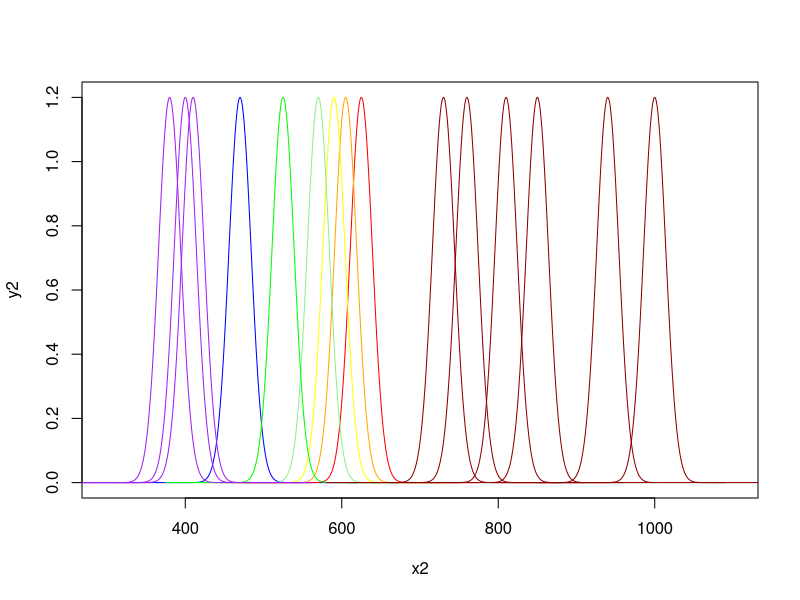

Here is the R script that generated this plot:
# grafco de distribuição de espectro de leds

#plot("n",asp=1)

n <- seq(-150, 150, 0.1)

gaussian <- function(sigma)
{
  y = 1.2*exp(-n^2/sigma)
}

# red
x1 = n + 625
y1 = gaussian(400)

# orange
x3 = n + 605
y3 = gaussian(400)

# yellow
x4 = n + 590
y4 = gaussian(400)

# yellow green
x5 = n + 570
y5 = gaussian(400)

# green
x6 = n + 525
y6 = gaussian(400)

# blue
x2 = n + 470
y2 = gaussian(400)

# UV
x7 = n + 380
y7 = gaussian(400)
x8 = n + 400
y8 = gaussian(400)
x9 = n + 410
y9 = gaussian(400)

# IR
x10 = n + 730
y10 = gaussian(400)
x11 = n + 760
y11 = gaussian(400)
x12 = n + 810
y12 = gaussian(400)
x13 = n + 850
y13 = gaussian(400)
x14 = n + 940
y14 = gaussian(400)
x15 = n + 1000
y15 = gaussian(400)

plot(y2 ~ x2,col='blue',xlim=c(300,1100),type="l")
lines(y1~x1,col='red')
lines(y3~x3,col='orange')
lines(y4~x4,col='yellow')
lines(y5~x5,col='lightgreen')
lines(y6~x6,col='green')
lines(y7~x7,col='purple')
lines(y8~x8,col='purple')
lines(y9~x9,col='purple')
lines(y10~x10,col='darkred')
lines(y11~x11,col='darkred')
lines(y12~x12,col='darkred')
lines(y13~x13,col='darkred')
lines(y14~x14,col='darkred')
lines(y15~x15,col='darkred')


